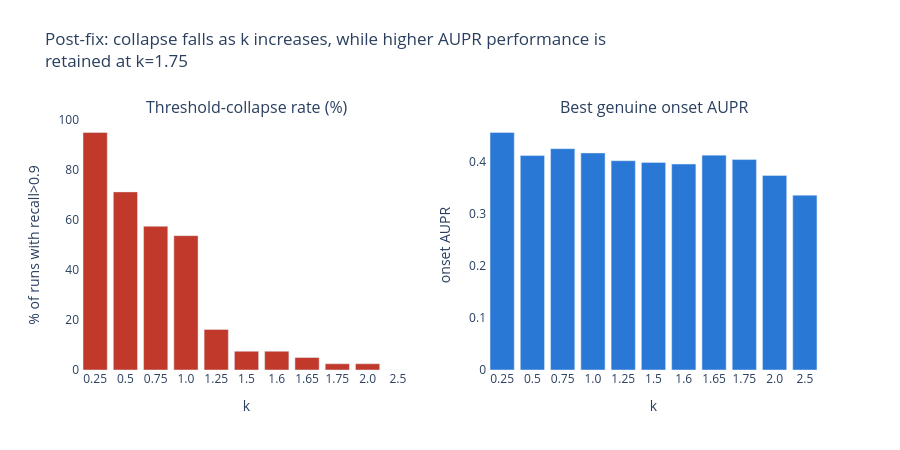

Notebook cell for this chart:
### Code cell
ks = k_summary_1_3.index.astype(str)

fig = make_subplots(
    rows=1,
    cols=2,
    subplot_titles=("Threshold-collapse rate (%)", "Best genuine onset AUPR"),
)

fig.add_trace(
    go.Bar(
        x=ks,
        y=k_summary_1_3["collapse_rate"] * 100,
        marker_color="#c0392b",
        name="Collapse rate",
    ),
    row=1,
    col=1,
)
fig.add_trace(
    go.Bar(
        x=ks,
        y=k_summary_1_3["best_genuine_onset_aupr"],
        marker_color="#2a78d6",
        name="Best genuine AUPR",
    ),
    row=1,
    col=2,
)

fig.update_xaxes(title_text="k", row=1, col=1)
fig.update_xaxes(title_text="k", row=1, col=2)
fig.update_yaxes(title_text="% of runs with recall>0.9", row=1, col=1)
fig.update_yaxes(title_text="onset AUPR", row=1, col=2)

fig.update_layout(
    showlegend=False,
    width=900,
    height=450,
    plot_bgcolor="white",
    paper_bgcolor="white",
    margin=dict(t=120),
    title={
        "text": "Post-fix: collapse falls as k increases, while higher AUPR performance is<br>retained at k=1.75",
        "y": 0.9,
        "yanchor": "top",
    },
)
fig.show()

### Figure 1 — Plotly figure (JSON) as saved in the notebook; plotly's stock layout.template omitted (floating-point values rounded to 4 significant figures)
{"data": [{"marker": {"color": "#c0392b"}, "name": "Collapse rate", "type": "bar", "x": ["0.25", "0.5", "0.75", "1.0", "1.25", "1.5", "1.6", "1.65", "1.75", "2.0", "2.5"], "xaxis": "x", "y": [95.0, 71.25, 57.5, 53.75, 16.25, 7.5, 7.5, 5.0, 2.5, 2.5, 0.0], "yaxis": "y"}, {"marker": {"color": "#2a78d6"}, "name": "Best genuine AUPR", "type": "bar", "x": ["0.25", "0.5", "0.75", "1.0", "1.25", "1.5", "1.6", "1.65", "1.75", "2.0", "2.5"], "xaxis": "x2", "y": [0.4563, 0.412, 0.4253, 0.417, 0.4021, 0.3989, 0.3957, 0.4128, 0.4043, 0.3738, 0.3359], "yaxis": "y2"}], "layout": {"annotations": [{"font": {"size": 16}, "showarrow": false, "text": "Threshold-collapse rate (%)", "x": 0.225, "xanchor": "center", "xref": "paper", "y": 1, "yanchor": "bottom", "yref": "paper"}, {"font": {"size": 16}, "showarrow": false, "text": "Best genuine onset AUPR", "x": 0.775, "xanchor": "center", "xref": "paper", "y": 1, "yanchor": "bottom", "yref": "paper"}], "height": 450, "margin": {"t": 120}, "paper_bgcolor": "white", "plot_bgcolor": "white", "showlegend": false, "title": {"text": "Post-fix: collapse falls as k increases, while higher AUPR performance is<br>retained at k=1.75", "y": 0.9, "yanchor": "top"}, "width": 900, "xaxis": {"anchor": "y", "domain": [0, 0.45], "title": {"text": "k"}}, "xaxis2": {"anchor": "y2", "domain": [0.55, 1], "title": {"text": "k"}}, "yaxis": {"anchor": "x", "domain": [0, 1], "title": {"text": "% of runs with recall>0.9"}}, "yaxis2": {"anchor": "x2", "domain": [0, 1], "title": {"text": "onset AUPR"}}}}
